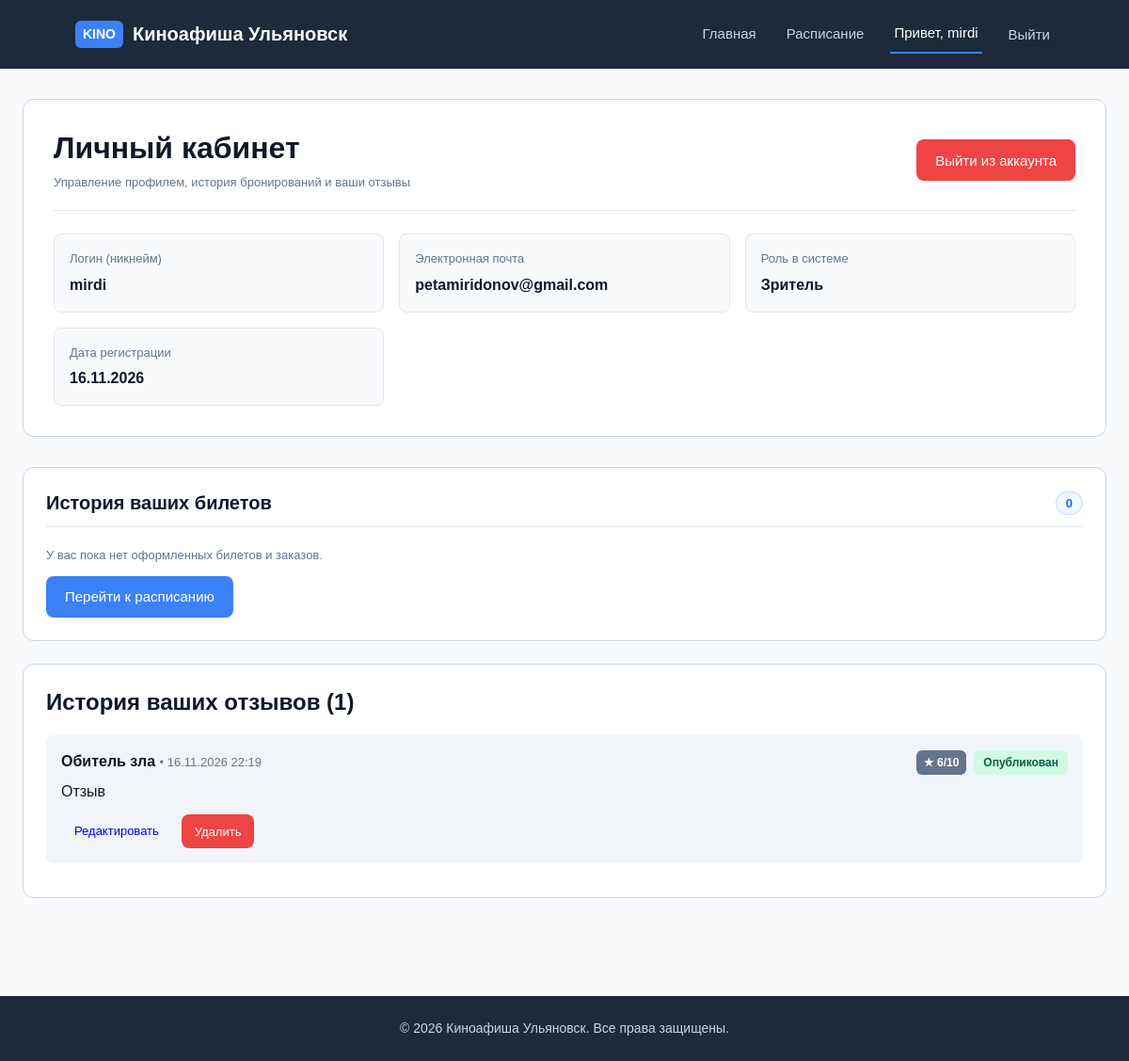
The page /profile/ (signed in) on the database as committed earlier.
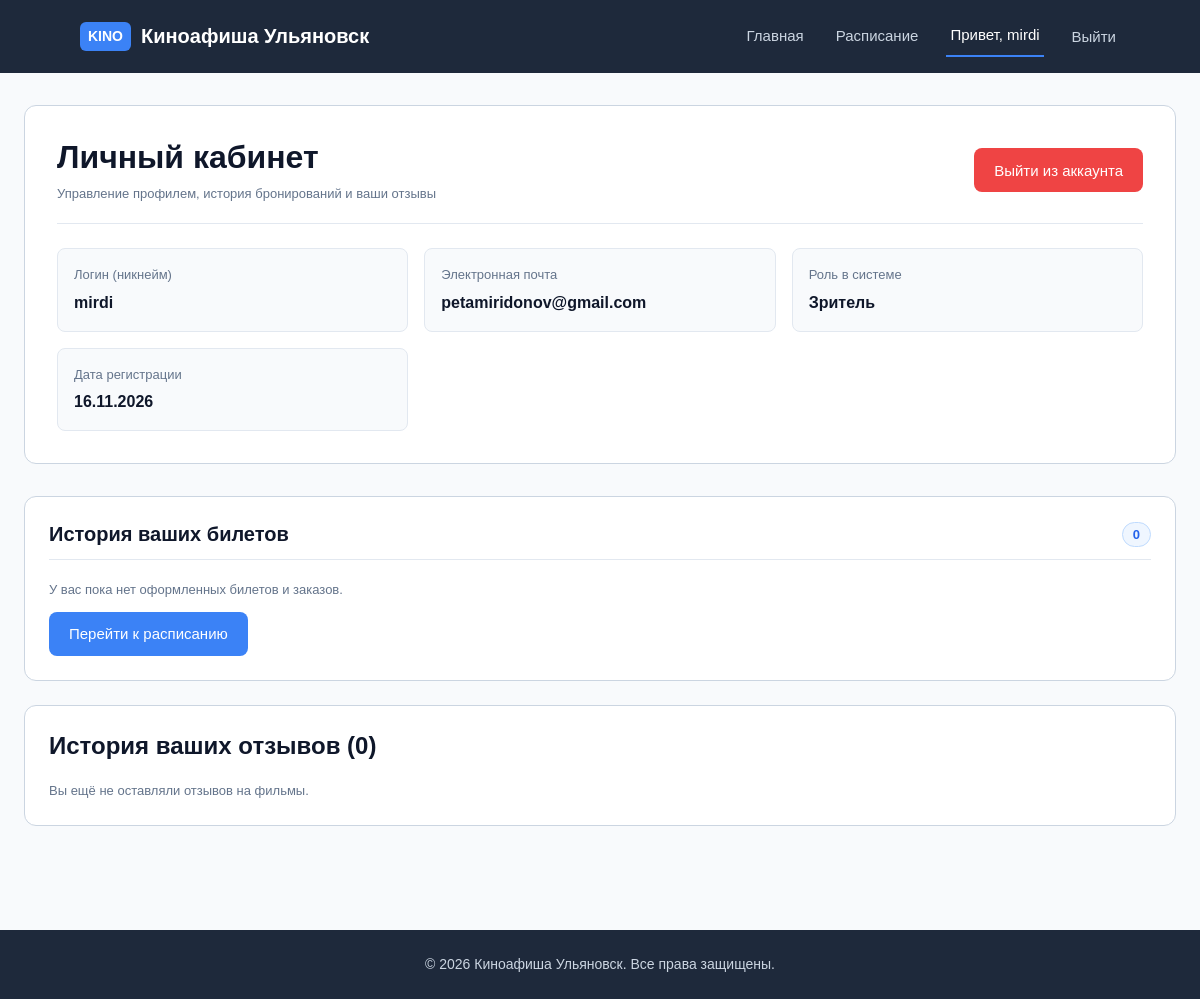
The same page on the database as committed later.
### app/models.py (models this page shows, shortened)
class Review(models.Model):
  MODERATION_CHOICES = [
      ('pending', 'На проверке'),
      ('published', 'Опубликован'),
      ('rejected', 'Отклонён'),
  ]
  user = models.ForeignKey(
      User,
      on_delete=models.CASCADE,
      related_name='reviews',
      verbose_name='Пользователь',
  )
  movie = models.ForeignKey(
      Movie,
      on_delete=models.CASCADE,
      related_name='reviews',
      verbose_name='Фильм',
  )
  rating = models.PositiveIntegerField(
      validators=[MinValueValidator(1), MaxValueValidator(10)],
      verbose_name='Оценка (от 1 до 10)',
  )
  text = models.TextField(verbose_name='Текст отзыва')
  created_at = models.DateTimeField(
      auto_now_add=True, verbose_name='Дата создания'
  )
  moderation_status = models.CharField(
      max_length=20,
      choices=MODERATION_CHOICES,
      default='pending',
      verbose_name='Статус модерации',
  )
  class Meta:
    verbose_name = 'Отзыв'
    verbose_name_plural = 'Отзывы'
    ordering = ['-created_at']
    constraints = [
        models.UniqueConstraint(
            fields=['user', 'movie'], name='unique_user_movie_review'
        )
    ]

class Movie(models.Model):
  STATUS_CHOICES = [
      ('in_poster', 'В афише'),
      ('hidden', 'Скрыт'),
      ('archived', 'Снят с показа'),
  ]
  title = models.CharField(max_length=255, verbose_name='Название фильма')
  description = models.TextField(verbose_name='Описание')
  duration_minutes = models.PositiveIntegerField(
      verbose_name='Длительность (мин)'
  )
  age_rating = models.CharField(max_length=10, verbose_name='Возрастной рейтинг')
  release_year = models.PositiveIntegerField(verbose_name='Год релиза')
  poster = models.ImageField(
      upload_to='posters/', blank=True, null=True, verbose_name='Постер'
  )
  status = models.CharField(
      max_length=20,
      choices=STATUS_CHOICES,
      default='in_poster',
      verbose_name='Статус показа',
  )
  average_rating = models.DecimalField(
      max_digits=3,
      decimal_places=2,
      default=0.00,
      verbose_name='Средний рейтинг',
  )
  class Meta:
    verbose_name = 'Фильм'
    verbose_name_plural = 'Фильмы'
    ordering = ['-release_year', 'title']

### app/views.py (the view)
# urls.py: path('profile/', views.profile_view, name='profile'),
@login_required
def profile_view(request):
  bookings = (
      Booking.objects.filter(user=request.user)
      .select_related('session__movie', 'session__hall')
      .prefetch_related('items__seat', 'tickets')
      .order_by('-created_at')
  )
  reviews = (
      Review.objects.filter(user=request.user)
      .select_related('movie')
      .order_by('-created_at')
  )
  context = {
      'bookings': bookings,
      'reviews': reviews,
  }
  return render(request, 'app/profile.html', context)

### app/templates/app/profile.html (shortened to what the changed rows need)
{% load static %}
<!DOCTYPE html>
<html lang="ru">
<head>
    <link rel="stylesheet" href="{% static 'css/style.css' %}">
</head>
<body>
    <main class="container">
        <section class="profile-header-box">
            <div class="profile-header-top">
                <div>
                    <h1>Личный кабинет</h1>
                </div>
            </div>
        </section>
        <section class="profile-section">
            <div class="profile-section-header">
                <h2>История ваших билетов</h2>
            </div>
        </section>
        <section class="profile-section">
            <h2>История ваших отзывов ({{ reviews.count }})</h2>
            {% if reviews %}
                <div class="profile-list">
                    {% for review in reviews %}
                        <article class="review-card">
                            <div class="review-header">
                                <div>
                                    <strong>
                                        <a href="{% url 'movie_detail' review.movie.pk %}" class="profile-movie-link">
                                            {{ review.movie.title }}
                                        </a>
                                    </strong>
                                    <span class="caption"> • {{ review.created_at|date:"d.m.Y H:i" }}</span>
                                </div>
                                <div class="profile-review-meta">
                                    <span class="badge {% if review.rating <= 4 %}badge-rating-low{% elif review.rating <= 6 %}badge-rating-mid{% else %}badge-rating-high{% endif %}">★ {{ review.rating }}/10</span>
                                    <span class="status-badge status-{{ review.moderation_status }}">
                                        {{ review.get_moderation_status_display }}
                                    </span>
                                </div>
                            </div>
                            <p class="review-card-text">{{ review.text }}</p>
                            <div class="review-card-actions">
                                <a href="{% url 'edit_review' review.pk %}" class="btn btn-secondary btn-sm">Редактировать</a>
                                <form action="{% url 'delete_review' review.pk %}" method="post" onsubmit="return confirm('Вы уверены, что хотите удалить этот отзыв?');">
                                    <button type="submit" class="btn btn-danger btn-sm">Удалить</button>
                                </form>
                            </div>
                        </article>
                    {% endfor %}
                </div>
            {% else %}
                <div class="profile-empty-box">
                    <p class="caption">Вы ещё не оставляли отзывов на фильмы.</p>
                </div>
            {% endif %}
        </section>
    </main>
</body>
</html>

Rows that differ between the two databases and show on the page:
removed Review: movie "Обитель зла", created_at "16.11.2026 22:19", rating "6", moderation_status "Опубликован", text "Отзыв"
Other text that changed with them:
{{ reviews.count }}: "1" → "0"
text now shown: "Вы ещё не оставляли отзывов на фильмы."
